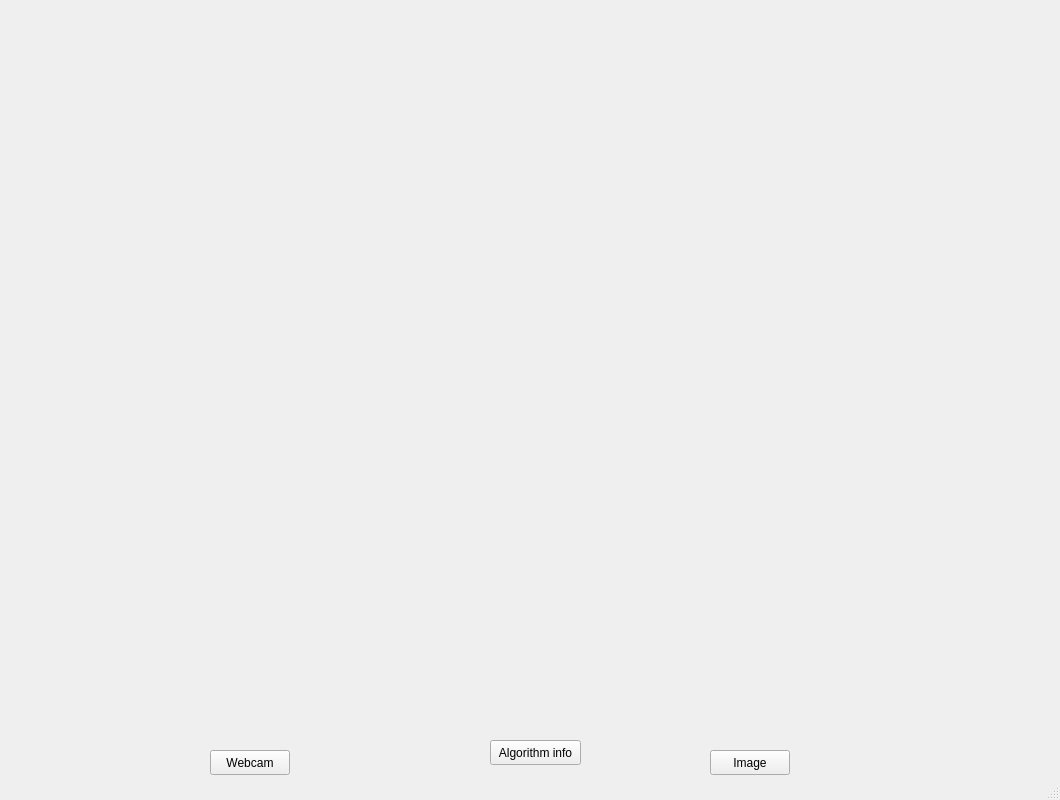
<?xml version="1.0" encoding="UTF-8"?>
<ui version="4.0">
 <class>MainWindow</class>
 <widget class="QMainWindow" name="MainWindow">
  <property name="geometry">
   <rect>
    <x>0</x>
    <y>0</y>
    <width>1060</width>
    <height>800</height>
   </rect>
  </property>
  <property name="windowTitle">
   <string>MainWindow</string>
  </property>
  <widget class="QWidget" name="centralwidget">
   <widget class="QWidget" name="gridLayoutWidget">
    <property name="geometry">
     <rect>
      <x>10</x>
      <y>0</y>
      <width>1041</width>
      <height>731</height>
     </rect>
    </property>
    <layout class="QGridLayout" name="gridLayout_2">
     <item row="1" column="0">
      <widget class="QLabel" name="display3">
       <property name="text">
        <string/>
       </property>
      </widget>
     </item>
     <item row="1" column="1">
      <widget class="QLabel" name="display4">
       <property name="text">
        <string/>
       </property>
      </widget>
     </item>
     <item row="0" column="1">
      <widget class="QLabel" name="display2">
       <property name="text">
        <string/>
       </property>
      </widget>
     </item>
     <item row="0" column="0">
      <widget class="QLabel" name="display1">
       <property name="text">
        <string/>
       </property>
      </widget>
     </item>
    </layout>
   </widget>
   <widget class="QPushButton" name="webcambtn">
    <property name="geometry">
     <rect>
      <x>210</x>
      <y>750</y>
      <width>80</width>
      <height>25</height>
     </rect>
    </property>
    <property name="text">
     <string>Webcam</string>
    </property>
   </widget>
   <widget class="QPushButton" name="imgpcbtn">
    <property name="geometry">
     <rect>
      <x>710</x>
      <y>750</y>
      <width>80</width>
      <height>25</height>
     </rect>
    </property>
    <property name="text">
     <string>Image</string>
    </property>
   </widget>
   <widget class="QPushButton" name="infobtn">
    <property name="geometry">
     <rect>
      <x>490</x>
      <y>740</y>
      <width>91</width>
      <height>25</height>
     </rect>
    </property>
    <property name="text">
     <string>Algorithm info</string>
    </property>
   </widget>
  </widget>
  <widget class="QMenuBar" name="menubar">
   <property name="geometry">
    <rect>
     <x>0</x>
     <y>0</y>
     <width>1060</width>
     <height>25</height>
    </rect>
   </property>
  </widget>
  <widget class="QStatusBar" name="statusbar"/>
 </widget>
 <tabstops>
  <tabstop>webcambtn</tabstop>
  <tabstop>imgpcbtn</tabstop>
 </tabstops>
 <resources/>
 <connections/>
</ui>
